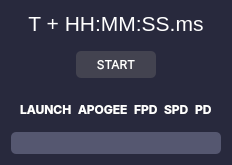
     <widget class="QWidget" name="mission_box" native="true">
      <property name="maximumSize">
       <size>
        <width>16777215</width>
        <height>159</height>
       </size>
      </property>
      <property name="styleSheet">
       <string notr="true">background-color: #28293d;
color: white;
border-radius: 20px;
</string>
      </property>
      <layout class="QVBoxLayout" name="verticalLayout_2">
       <item>
        <widget class="QLabel" name="elapsed_time">
         <property name="font">
          <font>
           <pointsize>16</pointsize>
          </font>
         </property>
         <property name="text">
          <string>T + HH:MM:SS.ms</string>
         </property>
         <property name="alignment">
          <set>Qt::AlignCenter</set>
         </property>
        </widget>
       </item>
       <item>
        <widget class="QGroupBox" name="groupBox_3">
         <property name="enabled">
          <bool>true</bool>
         </property>
         <property name="sizePolicy">
          <sizepolicy hsizetype="Preferred" vsizetype="Preferred">
           <horstretch>0</horstretch>
           <verstretch>0</verstretch>
          </sizepolicy>
         </property>
         <property name="minimumSize">
          <size>
           <width>192</width>
           <height>45</height>
          </size>
         </property>
         <property name="layoutDirection">
          <enum>Qt::LeftToRight</enum>
         </property>
         <property name="alignment">
          <set>Qt::AlignCenter</set>
         </property>
         <property name="flat">
          <bool>false</bool>
         </property>
         <layout class="QGridLayout" name="gridLayout">
          <item row="0" column="0">
           <widget class="QPushButton" name="start_button">
            <property name="maximumSize">
             <size>
              <width>80</width>
              <height>16777215</height>
             </size>
            </property>
            <property name="font">
             <font>
              <family>Inter</family>
              <pointsize>9</pointsize>
             </font>
            </property>
            <property name="layoutDirection">
             <enum>Qt::LeftToRight</enum>
            </property>
            <property name="styleSheet">
             <string notr="true">padding: 6px;
background-color: #434350;
border-radius: 5px;</string>
            </property>
            <property name="text">
             <string>START</string>
            </property>
           </widget>
          </item>
         </layout>
        </widget>
       </item>
       <item>
        <widget class="QWidget" name="stage_title" native="true">
         <property name="font">
          <font>
           <weight>75</weight>
           <bold>true</bold>
          </font>
         </property>
         <layout class="QHBoxLayout" name="horizontalLayout_2">
          <item>
           <widget class="QLabel" name="label_3">
            <property name="font">
             <font>
              <family>Inter</family>
              <weight>75</weight>
              <bold>true</bold>
             </font>
            </property>
            <property name="text">
             <string>LAUNCH</string>
            </property>
            <property name="alignment">
             <set>Qt::AlignLeading|Qt::AlignLeft|Qt::AlignVCenter</set>
            </property>
           </widget>
          </item>
          <item>
           <widget class="QLabel" name="label_2">
            <property name="font">
             <font>
              <family>Inter</family>
              <weight>75</weight>
              <bold>true</bold>
             </font>
            </property>
            <property name="text">
             <string>APOGEE</string>
            </property>
            <property name="alignment">
             <set>Qt::AlignLeading|Qt::AlignLeft|Qt::AlignVCenter</set>
            </property>
           </widget>
          </item>
          <item>
           <widget class="QLabel" name="label_4">
            <property name="font">
             <font>
              <family>Inter</family>
              <weight>75</weight>
              <bold>true</bold>
             </font>
            </property>
            <property name="text">
             <string>FPD</string>
            </property>
            <property name="alignment">
             <set>Qt::AlignLeading|Qt::AlignLeft|Qt::AlignVCenter</set>
            </property>
           </widget>
          </item>
          <item>
           <widget class="QLabel" name="label_5">
            <property name="font">
             <font>
              <family>Inter</family>
              <weight>75</weight>
              <bold>true</bold>
             </font>
            </property>
            <property name="text">
             <string>SPD</string>
            </property>
            <property name="alignment">
             <set>Qt::AlignLeading|Qt::AlignLeft|Qt::AlignVCenter</set>
            </property>
           </widget>
          </item>
          <item>
           <widget class="QLabel" name="label_6">
            <property name="font">
             <font>
              <family>Inter</family>
              <weight>75</weight>
              <bold>true</bold>
             </font>
            </property>
            <property name="text">
             <string>PD</string>
            </property>
            <property name="alignment">
             <set>Qt::AlignLeading|Qt::AlignLeft|Qt::AlignVCenter</set>
            </property>
           </widget>
          </item>
         </layout>
        </widget>
       </item>
       <item>
        <widget class="QProgressBar" name="stage_bar">
         <property name="styleSheet">
          <string notr="true">QProgressBar {
	border-radius: 5px;
	background-color: #555770;
}

QProgressBar::chunk {
	border-radius: 5px;
	background-color: #73dfe7;
	border: 2px solid #555770;
}</string>
         </property>
         <property name="value">
          <number>0</number>
         </property>
         <property name="textVisible">
          <bool>false</bool>
         </property>
        </widget>
       </item>
      </layout>
     </widget>
